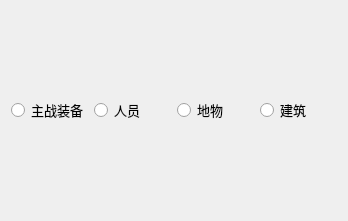
<?xml version="1.0" encoding="UTF-8"?>
<ui version="4.0">
 <class>CategorySelector</class>
 <widget class="QWidget" name="CategorySelector">
  <property name="geometry">
   <rect>
    <x>0</x>
    <y>0</y>
    <width>348</width>
    <height>221</height>
   </rect>
  </property>
  <property name="windowTitle">
   <string>Form</string>
  </property>
  <layout class="QHBoxLayout" name="ly_total">
   <item>
    <widget class="QRadioButton" name="rbt_1">
     <property name="font">
      <font>
       <pointsize>10</pointsize>
       <weight>50</weight>
       <bold>false</bold>
      </font>
     </property>
     <property name="text">
      <string>主战装备</string>
     </property>
    </widget>
   </item>
   <item>
    <widget class="QRadioButton" name="rbt_2">
     <property name="font">
      <font>
       <pointsize>10</pointsize>
       <weight>50</weight>
       <bold>false</bold>
      </font>
     </property>
     <property name="text">
      <string>人员</string>
     </property>
    </widget>
   </item>
   <item>
    <widget class="QRadioButton" name="rbt_3">
     <property name="font">
      <font>
       <pointsize>10</pointsize>
       <weight>50</weight>
       <bold>false</bold>
      </font>
     </property>
     <property name="text">
      <string>地物</string>
     </property>
    </widget>
   </item>
   <item>
    <widget class="QRadioButton" name="rbt_4">
     <property name="font">
      <font>
       <pointsize>10</pointsize>
       <weight>50</weight>
       <bold>false</bold>
      </font>
     </property>
     <property name="text">
      <string>建筑</string>
     </property>
    </widget>
   </item>
  </layout>
 </widget>
 <resources/>
 <connections/>
</ui>
